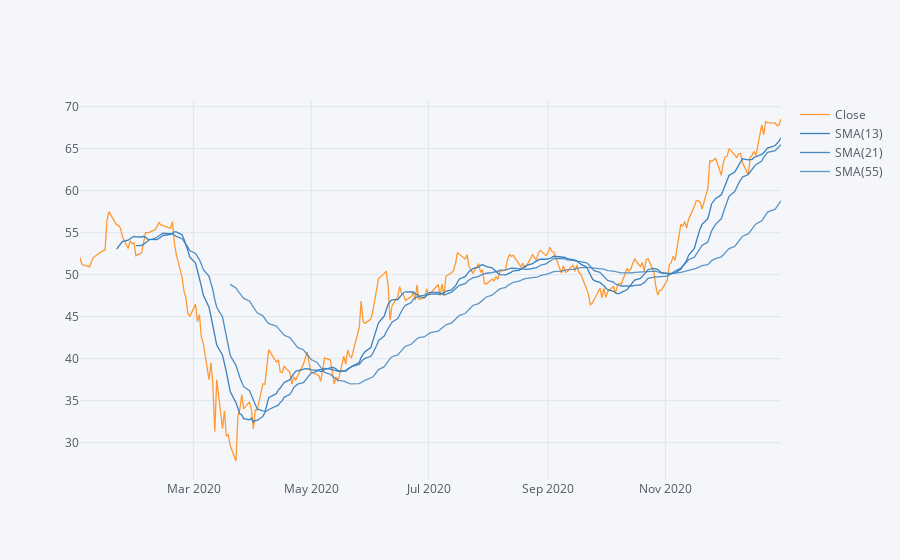

Notebook code cell kept with this figure:
### Markdown cell above
### Moving Averages plot of Morgan Stanley for the year 2020

### Code cell
MS['Close'].loc['2020-01-01':'2021-01-01'].ta_plot(study='sma',periods=[13,21,55],title='Simple Moving Averages')

### Figure 1 — Plotly figure (JSON) as saved in the notebook; plotly's stock layout.template omitted (floating-point values rounded to 4 significant figures; data arrays with more than 128 entries replaced by an {"elided": "..."} marker saying what was removed)
{"data": [{"line": {"color": "rgba(255, 153, 51, 1.0)", "dash": "solid", "shape": "linear", "width": 1.3}, "mode": "lines", "name": "Close", "text": "", "type": "scatter", "x": {"elided": "253 str values"}, "y": {"elided": "253 float values"}}, {"line": {"color": "rgba(55, 128, 191, 1.0)", "dash": "solid", "shape": "linear", "width": 1.3}, "mode": "lines", "name": "SMA(13)", "text": "", "type": "scatter", "x": {"elided": "253 str values"}, "y": {"elided": "253 mixed values"}}, {"line": {"color": "rgba(55, 128, 191, 0.8999999999999999)", "dash": "solid", "shape": "linear", "width": 1.3}, "mode": "lines", "name": "SMA(21)", "text": "", "type": "scatter", "x": {"elided": "253 str values"}, "y": {"elided": "253 mixed values"}}, {"line": {"color": "rgba(55, 128, 191, 0.7999999999999998)", "dash": "solid", "shape": "linear", "width": 1.3}, "mode": "lines", "name": "SMA(55)", "text": "", "type": "scatter", "x": {"elided": "253 str values"}, "y": {"elided": "253 mixed values"}}], "layout": {"legend": {"bgcolor": "#F5F6F9", "font": {"color": "#4D5663"}}, "paper_bgcolor": "#F5F6F9", "plot_bgcolor": "#F5F6F9", "title": {"font": {"color": "#4D5663"}}, "xaxis": {"gridcolor": "#E1E5ED", "showgrid": true, "tickfont": {"color": "#4D5663"}, "title": {"font": {"color": "#4D5663"}, "text": ""}, "zerolinecolor": "#E1E5ED"}, "yaxis": {"gridcolor": "#E1E5ED", "showgrid": true, "tickfont": {"color": "#4D5663"}, "title": {"font": {"color": "#4D5663"}, "text": ""}, "zerolinecolor": "#E1E5ED"}}}
